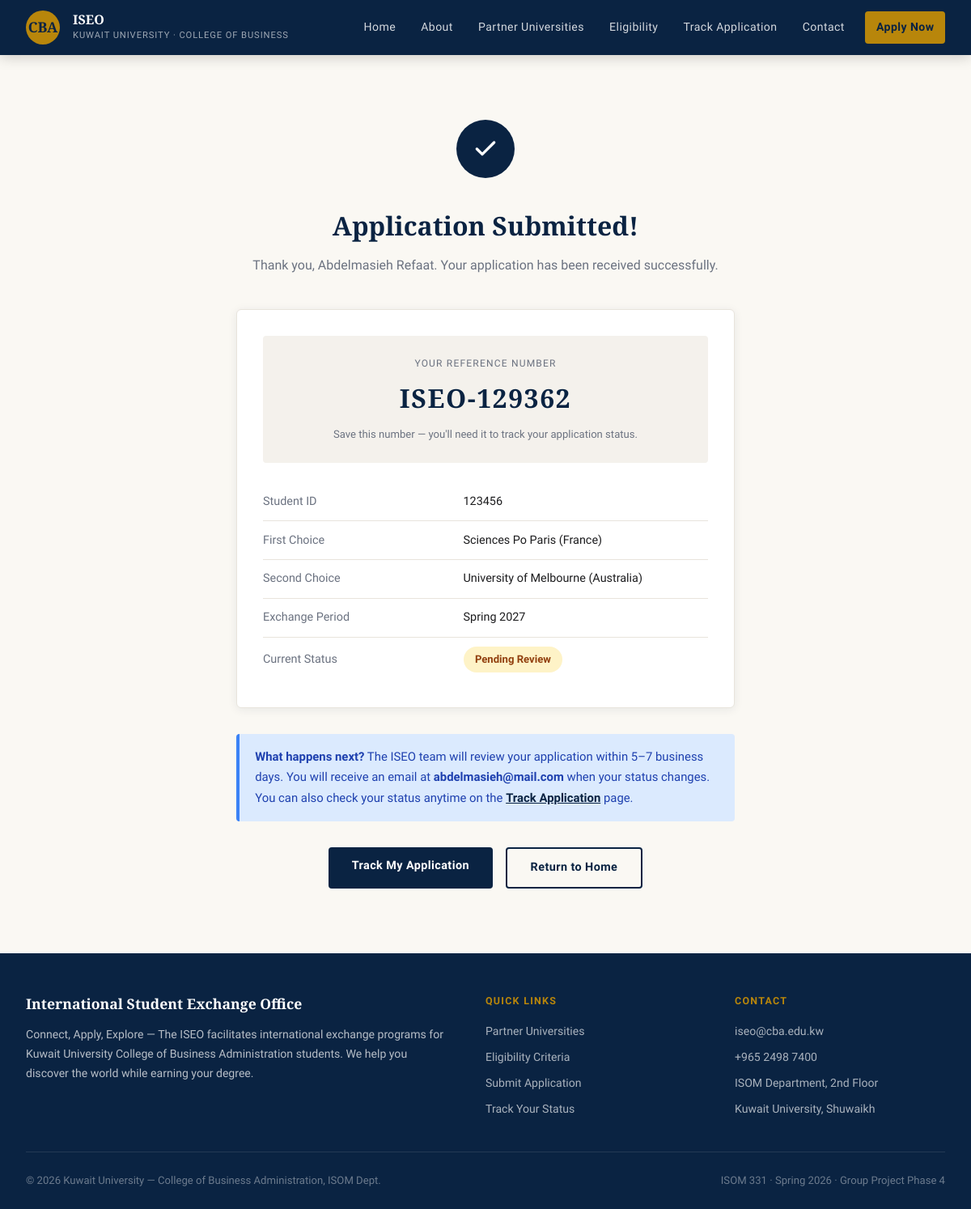
The app's page /apply/success/ISEO-129362/ with its own data.
### iseo/models.py (models this page shows, shortened)
class Application(models.Model):
    STATUS_CHOICES = [
        ('pending', 'Pending Review'),
        ('under_review', 'Under Review'),
        ('accepted', 'Accepted'),
        ('rejected', 'Rejected'),
        ('waitlisted', 'Waitlisted'),
    ]
    PROGRAM_CHOICES = [
        ('undergraduate', 'Undergraduate'),
        ('graduate', 'Graduate'),
    ]
    SEMESTER_CHOICES = [
        ('fall', 'Fall'),
        ('spring', 'Spring'),
        ('summer', 'Summer'),
    ]
    full_name = models.CharField(max_length=200)
    student_id = models.CharField(max_length=20)
    email = models.EmailField()
    nationality = models.CharField(max_length=100)
    passport_number = models.CharField(max_length=50)
    passport_expiry = models.DateField()
    current_gpa = models.DecimalField(max_digits=3, decimal_places=2)
    program = models.CharField(max_length=20, choices=PROGRAM_CHOICES)
    academic_level = models.CharField(max_length=100)  # e.g. "3rd Year"
    first_choice = models.ForeignKey(
        PartnerUniversity, on_delete=models.SET_NULL,
        null=True, related_name='first_choice_applications'
    )
    second_choice = models.ForeignKey(
        PartnerUniversity, on_delete=models.SET_NULL,
        null=True, blank=True, related_name='second_choice_applications'
    )
    exchange_semester = models.CharField(max_length=10, choices=SEMESTER_CHOICES)
    exchange_year = models.PositiveIntegerField()
    transcript = models.FileField(upload_to='documents/', null=True, blank=True)
    passport_copy = models.FileField(upload_to='documents/', null=True, blank=True)
    personal_statement = models.TextField()
    language_proficiency = models.CharField(max_length=200)  # e.g. "TOEFL 105"
    reference_number = models.CharField(max_length=20, unique=True, blank=True)
    status = models.CharField(max_length=20, choices=STATUS_CHOICES, default='pending')
    submitted_at = models.DateTimeField(auto_now_add=True)
    last_updated = models.DateTimeField(auto_now=True)
    admin_notes = models.TextField(blank=True)

class PartnerUniversity(models.Model):
    name = models.CharField(max_length=200)
    country = models.CharField(max_length=100)
    region = models.CharField(max_length=100, blank=True)
    language_requirement = models.CharField(max_length=200, blank=True)
    available_slots = models.PositiveIntegerField(default=5)
    application_deadline = models.DateField(null=True, blank=True)
    min_gpa = models.DecimalField(max_digits=3, decimal_places=2, default=3.00)
    description = models.TextField(blank=True)
    website = models.URLField(blank=True)
    class Meta:
        ordering = ['country', 'name']
        verbose_name_plural = 'Partner Universities'
    def __str__(self):
        return f"{self.name} ({self.country})"

### iseo/views.py (the view)
# urls.py: path('apply/success/<str:ref>/', views.apply_success, name='apply_success'),
def apply_success(request, ref):
    application = get_object_or_404(Application, reference_number=ref)
    return render(request, 'iseo/apply_success.html', {'application': application})

### iseo/templates/iseo/apply_success.html (shortened to what this page needs)
{% extends 'iseo/base.html' %}
{% block content %}
<div style="max-width: 680px; margin: 5rem auto; padding: 0 2rem; text-align: center;">
  <div style="width:72px;height:72px;background:var(--navy);border-radius:50%;display:flex;align-items:center;justify-content:center;margin:0 auto 2rem;">
    <svg width="32" height="32" viewBox="0 0 24 24" fill="none" stroke="white" stroke-width="2.5" stroke-linecap="round" stroke-linejoin="round">
      <polyline points="20 6 9 17 4 12"></polyline>
    </svg>
  </div>
  <h1 style="font-family:'Playfair Display',serif;font-size:2rem;color:var(--navy);margin-bottom:0.5rem;">Application Submitted!</h1>
  <p style="color:var(--mid-gray);margin-bottom:2.5rem;">Thank you, {{ application.full_name }}. Your application has been received successfully.</p>
  <div class="card" style="text-align:left;margin-bottom:2rem;">
    <div style="text-align:center;background:var(--off-white);border-radius:4px;padding:1.5rem;margin-bottom:1.5rem;">
      <div style="font-size:0.75rem;text-transform:uppercase;letter-spacing:0.1em;color:var(--mid-gray);margin-bottom:0.4rem;">Your Reference Number</div>
      <div style="font-family:'Playfair Display',serif;font-size:2rem;color:var(--navy);font-weight:700;letter-spacing:0.05em;">{{ application.reference_number }}</div>
      <div style="font-size:0.82rem;color:var(--mid-gray);margin-top:0.4rem;">Save this number — you'll need it to track your application status.</div>
    </div>
    <table style="width:100%;border-collapse:collapse;font-size:0.9rem;">
      <tr style="border-bottom:1px solid var(--light-gray);">
        <td style="padding:0.7rem 0;color:var(--mid-gray);width:45%;">Student ID</td>
        <td style="padding:0.7rem 0;font-weight:500;">{{ application.student_id }}</td>
      </tr>
      <tr style="border-bottom:1px solid var(--light-gray);">
        <td style="padding:0.7rem 0;color:var(--mid-gray);">First Choice</td>
        <td style="padding:0.7rem 0;font-weight:500;">{{ application.first_choice }}</td>
      </tr>
      {% if application.second_choice %}
      <tr style="border-bottom:1px solid var(--light-gray);">
        <td style="padding:0.7rem 0;color:var(--mid-gray);">Second Choice</td>
        <td style="padding:0.7rem 0;font-weight:500;">{{ application.second_choice }}</td>
      </tr>
      {% endif %}
      <tr style="border-bottom:1px solid var(--light-gray);">
        <td style="padding:0.7rem 0;color:var(--mid-gray);">Exchange Period</td>
        <td style="padding:0.7rem 0;font-weight:500;">{{ application.get_exchange_semester_display }} {{ application.exchange_year }}</td>
      </tr>
      <tr>
        <td style="padding:0.7rem 0;color:var(--mid-gray);">Current Status</td>
        <td style="padding:0.7rem 0;">
          <span class="status-badge status-{{ application.status }}">{{ application.get_status_display }}</span>
        </td>
      </tr>
    </table>
  </div>
  <div class="alert alert-info" style="text-align:left;">
    <strong>What happens next?</strong> The ISEO team will review your application within 5–7 business days. You will receive an email at <strong>{{ application.email }}</strong> when your status changes. You can also check your status anytime on the <a href="{% url 'track_status' %}" style="color:var(--navy);font-weight:600;">Track Application</a> page.
  </div>
  <div style="display:flex;gap:1rem;justify-content:center;margin-top:2rem;flex-wrap:wrap;">
    <a href="{% url 'track_status' %}" class="btn btn-primary">Track My Application</a>
    <a href="{% url 'home' %}" class="btn btn-outline">Return to Home</a>
  </div>
</div>
{% endblock %}

### iseo/templates/iseo/base.html (style rules this page uses)
*, *::before, *::after { box-sizing: border-box; margin: 0; padding: 0; }
:root { --navy: #0A2342; --navy-mid: #163566; --gold: #B8860B; --gold-light: #D4A017; --cream: #FAF8F3; --off-white: #F4F1EC; --mid-gray: #6B7280; --light-gray: #E8E4DC; --text: #1C1C1E; --white: #FFFFFF; --success: #166534; --error: #991B1B; --radius: 4px; --shadow: 0 2px 12px rgba(10,35,66,0.08); }
body { font-family: 'Source Sans 3', sans-serif; background: var(--cream); color: var(--text); line-height: 1.7; font-size: 16px; }
.card { background: var(--white); border-radius: 6px; border: 1px solid var(--light-gray); box-shadow: var(--shadow); padding: 2rem; }
.btn { display: inline-block; padding: 0.7rem 1.8rem; border-radius: var(--radius); font-weight: 600; font-size: 0.9rem; letter-spacing: 0.03em; text-decoration: none; cursor: pointer; border: none; transition: all 0.2s; font-family: inherit; }
.btn-primary { background: var(--navy); color: var(--white); }
.btn-outline { background: transparent; color: var(--navy); border: 2px solid var(--navy); }
.alert { padding: 1rem 1.2rem; border-radius: var(--radius); margin-bottom: 1.5rem; font-size: 0.93rem; }
.alert-info { background: #DBEAFE; color: #1E40AF; border-left: 4px solid #3B82F6; }
.status-badge { display: inline-block; padding: 0.3rem 0.9rem; border-radius: 20px; font-size: 0.82rem; font-weight: 600; text-transform: capitalize; }
.status-pending { background: #FEF3C7; color: #92400E; }

### records on screen
Application: full_name "Abdelmasieh Refaat", reference_number "ISEO-129362", student_id "123456", first_choice "Sciences Po Paris (France)", second_choice "University of Melbourne (Australia)", exchange_semester "Spring", exchange_year "2027", status "Pending Review", email "abdelmasieh@mail.com"
